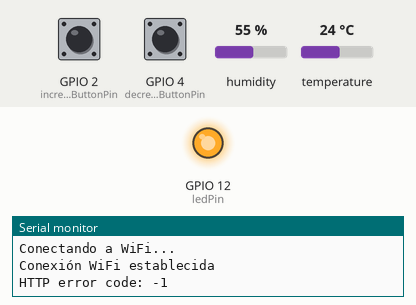
Recording of a sketch running on a simulated ESP32. On the bench: output pins drawn as LEDs (lit = HIGH), the last lines printed to the serial monitor. The test bench sets the inputs (shaded band); at power-on: GPIO 2 (incrementButtonPin) LOW, GPIO 4 (decrementButtonPin) LOW, humidity 55 %, temperature 24 °C. WiFi joins after 1.5 s; servers stay silent unless stated; uploads are accepted with an empty reply.

Above: at 3.2 s.
3.3 s: GPIO 2 (incrementButtonPin) pulled HIGH for 3 s
At 4.8 s:
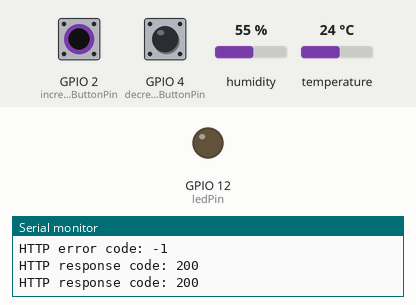
Timing chart, 0 to 6.3 s (numbered marks = the images above; inputs shaded):
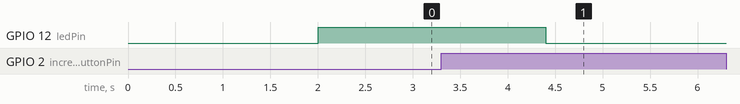

Measured:
- after the input at 3.3 s, GPIO 12 (ledPin): HIGH → LOW after 1.1 s

The sketch:

PETNgrokTemHum.ino
```cpp
#include <WiFi.h>
#include <HTTPClient.h>
#include <ArduinoJson.h>
#include <DHT.h>

//DHT22
#define DHTPIN 26  // Pin donde está conectado el DHT11 (cambiar si es necesario)
#define DHTTYPE DHT11  // Tipo de sensor (DHT11, DHT22, AM2302, etc.)
DHT dht(DHTPIN, DHTTYPE);

const char *ssid = "Galaxy A233306";
const char *password = "SM-A235M957a";
const int ledPin = 12;  // Pin GPIO 27 para el LED
const int incrementButtonPin = 2; // GPIO 25 para el botón de incremento
const int decrementButtonPin = 4; // GPIO 26 para el botón de decremento

// URL del servidor Python
const String serverUrl = "http://c81c-187-190-35-202.ngrok-free.app"; // Reemplaza con la IP del servidor Python

int contador = 11;  // Inicializa el contador


void setup() {
  Serial.begin(115200);

  // Conéctate a la red WiFi
  WiFi.begin(ssid, password);
  while (WiFi.status() != WL_CONNECTED) {
    delay(1000);
    Serial.println("Conectando a WiFi...");
  }
  Serial.println("Conexión WiFi establecida");

  // Configura los pines del LED y botones como entradas/salidas
  pinMode(ledPin, OUTPUT);
  pinMode(incrementButtonPin, INPUT_PULLDOWN);
  pinMode(decrementButtonPin, INPUT_PULLDOWN);

  // Enciende el LED al principio
  digitalWrite(ledPin, HIGH);

  //SETUP DEL DHT22
  //dht.begin();
}


void loop() {
  // Realiza una solicitud HTTP GET para obtener el estado del LED
  getLedStatus();

  // Espera antes de volver a verificar
  delay(2000); // Espera 5 segundos

  // Verifica si hay datos disponibles en la ventana serial
  char command = Serial.read(); // Lee el carácter ingresado

  // Variable para almacenar la acción
  String action = "";

  // Procesa el comando
  if (command == '+') {
    action = "asc";
  } else if (command == '-') {
    action = "desc";
  }

  // Verifica si se presionó el botón de incremento
  if (digitalRead(incrementButtonPin) == HIGH) {
    action = "asc";
  }

  // Verifica si se presionó el botón de decremento
  if (digitalRead(decrementButtonPin) == HIGH) {
    action = "desc";
  }

  // Si se detectó una acción válida, envía la solicitud POST
  if (!action.isEmpty()) {
    sendHttpRequest("/counter", action); // Envía solicitud al servidor
    action="";
  }

  //Temperatura y humedad
  //HUMEDAD Y TEMPERATURA
  // Leer la humedad relativa y la temperatura en grados Celsius
  float humedad = dht.readHumidity();
  float temperaturaCelsius = dht.readTemperature();

  // Verificar si la lectura fue exitosa
  if (!isnan(humedad) && !isnan(temperaturaCelsius)) {
    // Si la lectura fue exitosa, envía los datos al servidor
    sendTemperatureData(temperaturaCelsius, humedad);
  }

  // Espera antes de volver a verificar
  delay(2000); // Espera 5 segundos

  // Mostrar los datos en el monitor serial
  Serial.print("Humedad: ");
  Serial.print(humedad);
  Serial.print(" %\t");

  Serial.print("Temperatura: ");
  Serial.print(temperaturaCelsius);
  Serial.println(" °C");

  delay(2000);  // Esperar 2 segundos antes de realizar la próxima lectura
} // Aquí se agregó el cierre de llave que faltaba

void sendHttpRequest(String path, String action) {

  HTTPClient http;
  String url = serverUrl + path;

  //Construye el JSON para la solicitud POST
   String postData = "{\"action\":\"" + action + "\",\"quantity\":1}";

  // Realiza una solicitud POST al servidor
  http.begin(url);
  http.addHeader("Content-Type", "application/json");
  int httpCode = http.POST(postData);

  if (httpCode > 0) {
    Serial.printf("HTTP response code: %d\n", httpCode);
    String response = http.getString();
    Serial.println(response);

    // Analiza la respuesta JSON para verificar el estado
    DynamicJsonDocument doc(1024);
    deserializeJson(doc, response);
    bool status = doc["status"];

    // Actualiza el estado del LED en función de la respuesta del servidor
    digitalWrite(ledPin, status ? HIGH : LOW);

  } else {
    Serial.printf("HTTP error code: %d\n", httpCode);
  }

  http.end();
}

void getLedStatus() {
  HTTPClient http;
  String url = serverUrl + "/led";

  // Realiza una solicitud HTTP GET al servidor
  http.begin(url);
  int httpCode = http.GET();

  if (httpCode > 0) {
    Serial.printf("HTTP response code: %d\n", httpCode);
    String response = http.getString();
    Serial.println(response);

    // Analiza la respuesta JSON para obtener el estado del LED
    DynamicJsonDocument doc(1024);
    deserializeJson(doc, response);
    bool status = doc["status"];

    Serial.println(status);

    // Actualiza el estado del LED en función de la respuesta del servidor
    if (status==1) {
    // Si status es true, enciende el LED
    digitalWrite(ledPin, HIGH);
  } else if (status == 0) {
    // Si status es false, apaga el LED
    digitalWrite(ledPin, LOW);
  }
  } else {
    Serial.printf("HTTP error code: %d\n", httpCode);
  }

  http.end();
}

// Función para enviar los datos de temperatura al servidor
void sendTemperatureData(float temperatura, float humedad) {
  HTTPClient http;
  String url = serverUrl + "/temperatura";  // Reemplaza con la ruta correcta en tu servidor

  // Construye el JSON para la solicitud POST
  String postData = "{\"temperatura\":" + String(temperatura) + ",\"humedad\":" + String(humedad) + "}";

  // Realiza una solicitud POST al servidor
  http.begin(url);
  http.addHeader("Content-Type", "application/json");
  int httpCode = http.POST(postData);

  if (httpCode > 0) {
    Serial.printf("HTTP response code: %d\n", httpCode);
    String response = http.getString();
    Serial.println(response);
  } else {
    Serial.printf("HTTP error code: %d\n", httpCode);
  }

  http.end();
}
```
